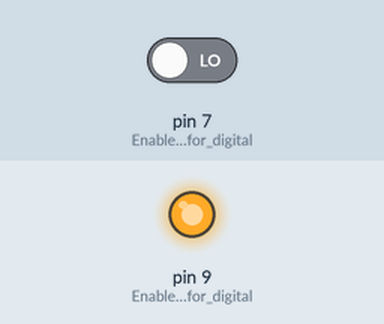
Recording of a sketch running on a simulated Arduino Uno, built with avr-gcc and run on an emulated ATmega328P. Shown: output pins drawn as LEDs (lit = HIGH). Inputs (shaded band) come from the test bench; at power-on: pin 7 (Enable_pin__7_for_digital) LOW.

Above: at 0.1 s.
Timing chart, 0 to 1.6 s (numbered marks = the images above):
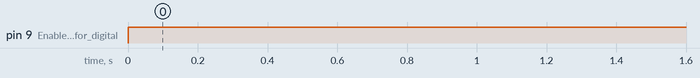

The sketch:

IO-Basico-Slide-3-01-joaocosta.ino
```cpp
#define LED_PIN 9
#define BUT_PIN 7
 //I/O Básico - SLIDE 3
void setup () {
    pinMode(7, INPUT);        // Enable pin  7 for digital input
    pinMode(9, OUTPUT);       // Enable pin 9 for digital output
}
void loop () {
  int val = digitalRead (7);
  digitalWrite (9, HIGH);
}
```

Measured:
- by itself, pin 9 (Enable_pin_9_for_digital): LOW → HIGH at 0.00 s
